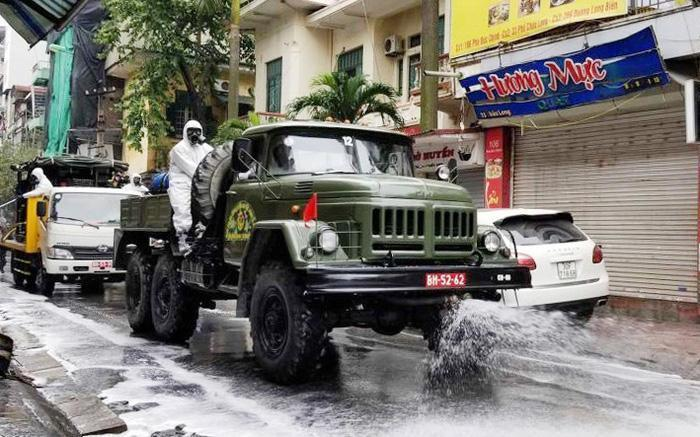
#> input picture assets/test_image5.jpg, 700 x 437 px
$ jupyter execute --allow-errors number_plate_recognition.ipynb   (shell and % lines are left out)
#> lines starting #> are read from the running program, lines starting #| are printed output that depends on the picture; after the words box and inside, x2 and y2 are one past the last pixel; in counts of white or black regions, pixels touching at a corner belong together
[cell 1]
import cv2
from matplotlib import pyplot as plt
import numpy as np
import imutils
import easyocr

[cell 2]
img = cv2.imread('assets/test_image5.jpg')
#> img is the input picture: shape (437, 700, 3); mean B, G, R 114, 120, 123.2
gray = cv2.cvtColor(img, cv2.COLOR_BGR2GRAY)
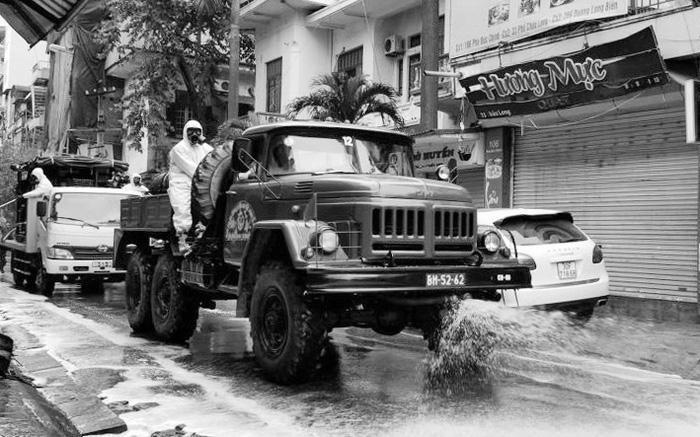
#> gray: shape (437, 700); min 0, max 255, mean 120.3
plt.imshow(cv2.cvtColor(gray, cv2.COLOR_BGR2RGB))

[cell 3]
bfilter = cv2.bilateralFilter(gray, 11, 17, 17)
edged = cv2.Canny(bfilter, 30, 200)
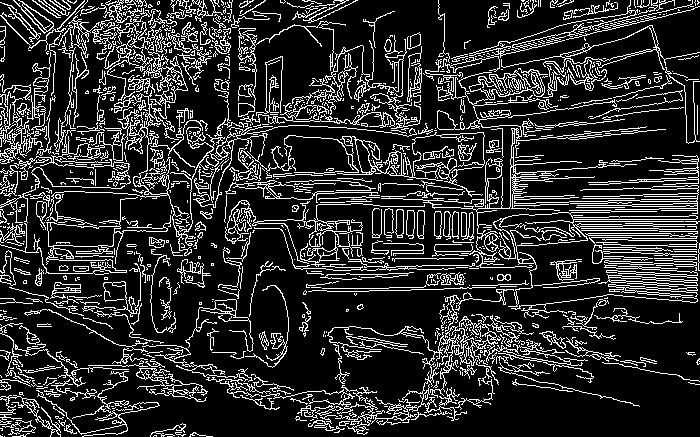
#> edged: shape (437, 700); 17.7% white in thin lines or dots
plt.imshow(cv2.cvtColor(edged, cv2.COLOR_BGR2RGB))

[cell 4]
keypoints = cv2.findContours(edged.copy(), cv2.RETR_TREE, cv2.CHAIN_APPROX_SIMPLE)
#> keypoints = 1673 contours, 1357 with area under 20; largest, box (x1, y1, x2, y2) and area: (0, 49, 417, 275) 3092, (501, 25, 700, 77) 1576, (226, 316, 588, 435) 1571, (469, 0, 700, 58) 1392, (560, 26, 657, 64) 1371
contours = imutils.grab_contours(keypoints)
#> contours has the same summary as keypoints
contours = sorted(contours, key=cv2.contourArea, reverse=True)[:10]
#> contours = 10 contours; largest, box (x1, y1, x2, y2) and area: (0, 49, 417, 275) 3092, (501, 25, 700, 77) 1576, (226, 316, 588, 435) 1571, (469, 0, 700, 58) 1392, (560, 26, 657, 64) 1371

[cell 5]
location = None
for contour in contours:
    approx = cv2.approxPolyDP(contour, 10, True)
    if len(approx) == 4:
        location = approx
        break
#> this loop made 6 passes
#> location on pass 6: [[48, 245], [48, 222], [120, 227], [111, 246]]
#> approx on pass 5: [[656, 48], [560, 55], [648, 26]]

[cell 6]
location
#> Out = [[48, 245], [48, 222], [120, 227], [111, 246]]

[cell 7]
mask = np.zeros(gray.shape, np.uint8)
new_image = cv2.drawContours(mask, [location], 0,255, -1)
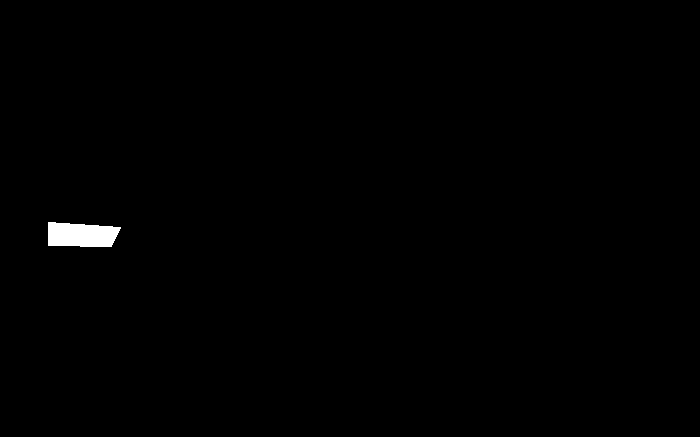
#> new_image: shape (437, 700); 0.5% white; 1 white region, box (x1, y1, x2, y2) and area: (48, 222, 121, 247) 1521
new_image = cv2.bitwise_and(img, img, mask=mask)
#> new_image: shape (437, 700, 3)

[cell 8]
plt.imshow(cv2.cvtColor(new_image, cv2.COLOR_BGR2RGB))
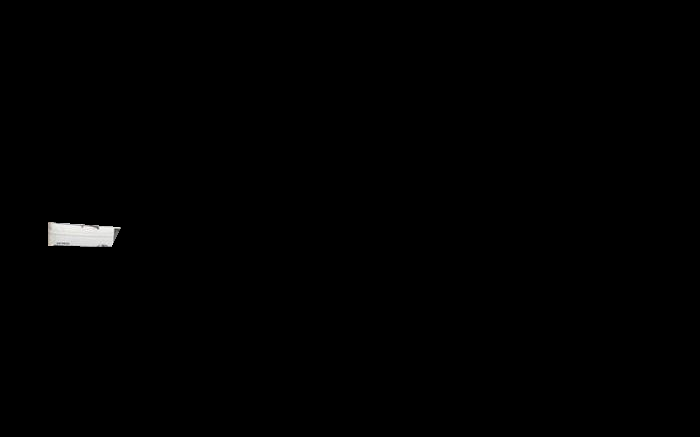
#> shown: shape (437, 700, 3); mean R, G, B 1, 1, 1

[cell 9]
(x,y) = np.where(mask==255)
#> x = 1521 values from 222 to 246; y = 1521 values, max 120 at index 255, min 48 at index 0, mean 80.94
(x1, y1) = (np.min(x), np.min(y))
#> x1 = 222; y1 = 48
(x2, y2) = (np.max(x), np.max(y))
#> x2 = 246; y2 = 120
cropped_image = gray[x1:x2+1, y1:y2+1]
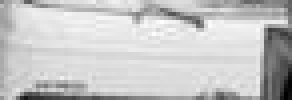
#> cropped_image: shape (25, 73) (shown 4 times larger); min 0, max 254, mean 197.7

[cell 10]
plt.imshow(cv2.cvtColor(cropped_image, cv2.COLOR_BGR2RGB))
